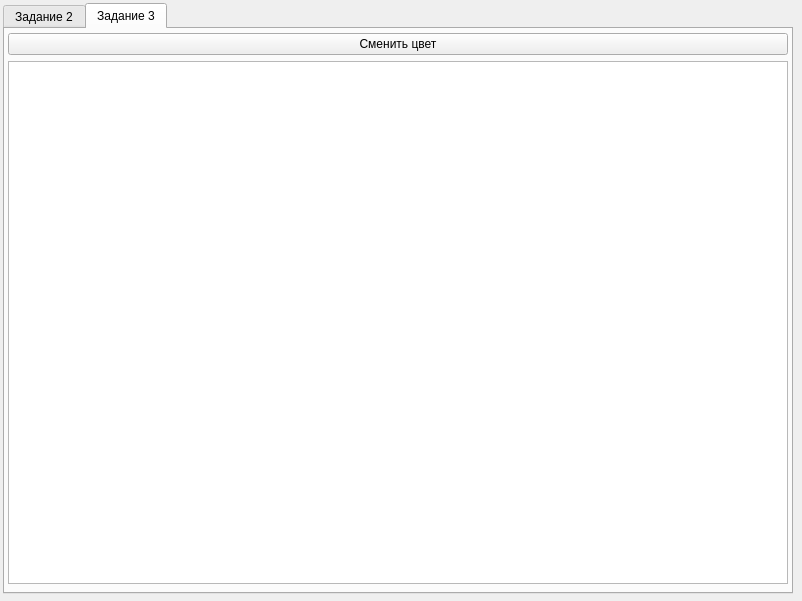
<?xml version="1.0" encoding="UTF-8"?>
<ui version="4.0">
 <class>Widget</class>
 <widget class="QWidget" name="Widget">
  <property name="geometry">
   <rect>
    <x>0</x>
    <y>0</y>
    <width>802</width>
    <height>601</height>
   </rect>
  </property>
  <property name="windowTitle">
   <string>Widget</string>
  </property>
  <widget class="QTabWidget" name="tabWidget">
   <property name="geometry">
    <rect>
     <x>3</x>
     <y>3</y>
     <width>790</width>
     <height>591</height>
    </rect>
   </property>
   <property name="currentIndex">
    <number>1</number>
   </property>
   <widget class="QWidget" name="tab">
    <attribute name="title">
     <string>Задание 2</string>
    </attribute>
    <widget class="QWidget" name="verticalLayoutWidget">
     <property name="geometry">
      <rect>
       <x>10</x>
       <y>10</y>
       <width>771</width>
       <height>541</height>
      </rect>
     </property>
     <layout class="QVBoxLayout" name="verticalLayout">
      <item>
       <layout class="QHBoxLayout" name="horizontalLayout">
        <item>
         <widget class="QLineEdit" name="le_name_language"/>
        </item>
        <item>
         <widget class="QPushButton" name="pbtn_add_language">
          <property name="text">
           <string>Добавить язык программирования</string>
          </property>
         </widget>
        </item>
        <item>
         <widget class="QPushButton" name="pbtn_delete_language">
          <property name="text">
           <string>Удалить язык программирования</string>
          </property>
         </widget>
        </item>
        <item>
         <widget class="QCheckBox" name="chckb_icon">
          <property name="text">
           <string>Отображать иконки</string>
          </property>
         </widget>
        </item>
       </layout>
      </item>
      <item>
       <widget class="QListView" name="lv_languages"/>
      </item>
      <item>
       <layout class="QHBoxLayout" name="horizontalLayout_2">
        <item>
         <widget class="QPushButton" name="pbtn_up">
          <property name="text">
           <string>Вверх</string>
          </property>
         </widget>
        </item>
        <item>
         <widget class="QPushButton" name="pbtn_down">
          <property name="text">
           <string>Вниз</string>
          </property>
         </widget>
        </item>
       </layout>
      </item>
     </layout>
    </widget>
   </widget>
   <widget class="QWidget" name="tab_2">
    <attribute name="title">
     <string>Задание 3</string>
    </attribute>
    <widget class="QWidget" name="verticalLayoutWidget_2">
     <property name="geometry">
      <rect>
       <x>3</x>
       <y>4</y>
       <width>780</width>
       <height>551</height>
      </rect>
     </property>
     <layout class="QVBoxLayout" name="verticalLayout_2">
      <item>
       <widget class="QPushButton" name="pbtn_change_color">
        <property name="text">
         <string>Сменить цвет</string>
        </property>
       </widget>
      </item>
      <item>
       <widget class="QTableView" name="tv_pc"/>
      </item>
     </layout>
    </widget>
   </widget>
  </widget>
 </widget>
 <resources/>
 <connections/>
</ui>
